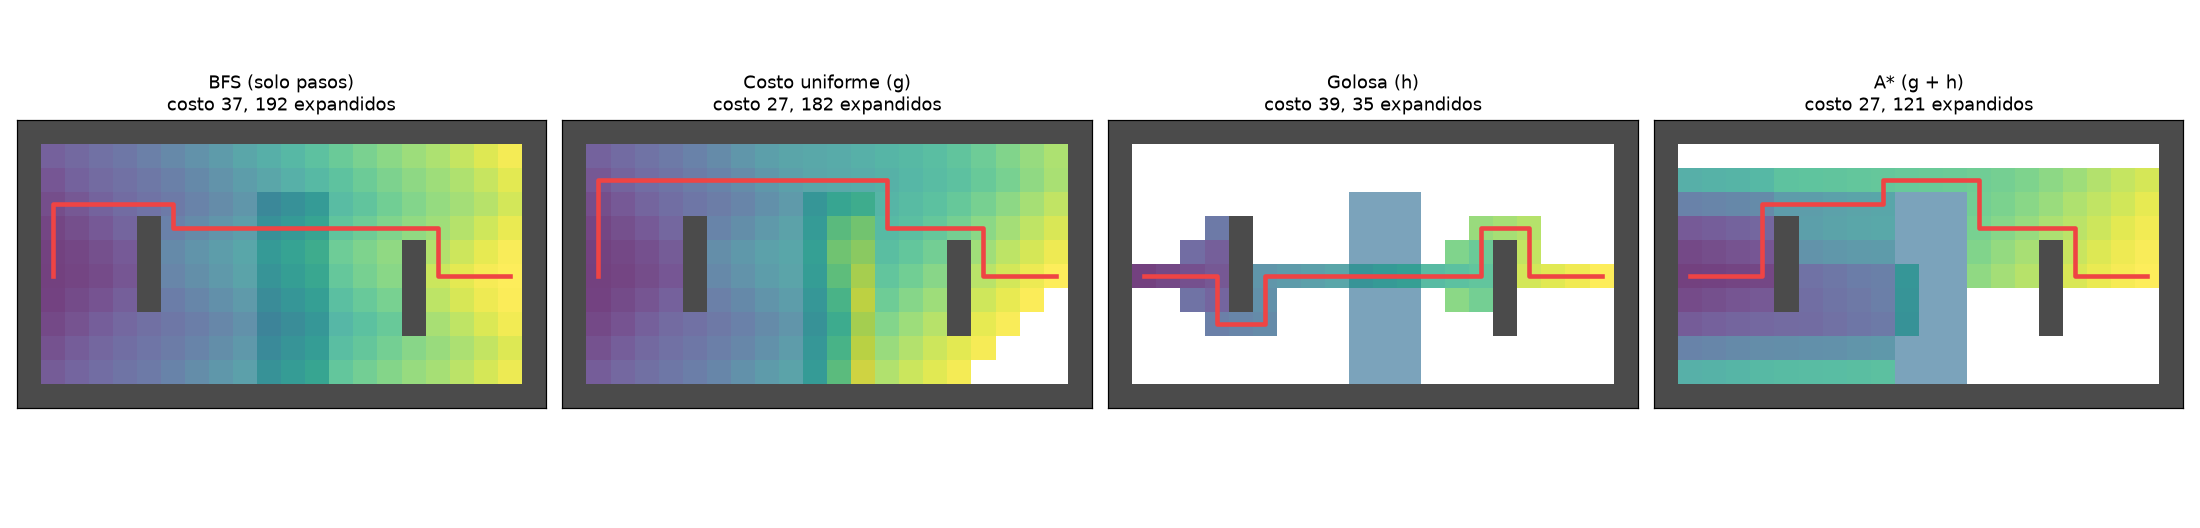

Python code for this plot:
"""
LECCION 2.3 - BUSQUEDA A*
=========================

Objetivo: buscar de forma INFORMADA. BFS (leccion 2.2) explora a ciegas,
en todas las direcciones por igual, y solo cuenta pasos. Aqui:
  1. Las acciones tienen COSTOS distintos: cruzar agua cuesta 5,
     caminar por tierra cuesta 1. El mejor camino es el mas barato,
     no el de menos pasos.
  2. El agente sabe donde esta la meta y usa esa informacion (una
     HEURISTICA) para explorar primero lo que parece mas prometedor.

A* ordena la frontera por  f(n) = g(n) + h(n):
  g(n) = costo real del camino desde el inicio hasta n
  h(n) = estimacion del costo que falta desde n hasta la meta
"""

import heapq

import matplotlib.pyplot as plt
import numpy as np


# ============================================================
# PARTE 1: EL MAPA CON TERRENO
# ============================================================
# '#' = pared, '.' = tierra (costo 1), '~' = agua (costo 5)

MAPA = [
    "######################",
    "#....................#",
    "#....................#",
    "#.........~~~........#",
    "#....#....~~~........#",
    "#....#....~~~...#....#",
    "#S...#....~~~...#...G#",
    "#....#....~~~...#....#",
    "#.........~~~...#....#",
    "#.........~~~........#",
    "#.........~~~........#",
    "######################",
]
COSTO_TERRENO = {".": 1, "~": 5, "S": 1, "G": 1}


def leer_mapa(mapa):
    paredes, costo = set(), {}
    for f, fila in enumerate(mapa):
        for c, celda in enumerate(fila):
            if celda == "#":
                paredes.add((f, c))
            else:
                costo[(f, c)] = COSTO_TERRENO[celda]
                if celda == "S":
                    inicio = (f, c)
                elif celda == "G":
                    meta = (f, c)
    return paredes, costo, inicio, meta


PAREDES, COSTO, INICIO, META = leer_mapa(MAPA)
MOVIMIENTOS = [(-1, 0), (1, 0), (0, -1), (0, 1)]
print(f"Mapa {len(MAPA)}x{len(MAPA[0])} | inicio {INICIO} | meta {META}")


def sucesores(estado):
    """Devuelve (vecino, costo de entrar al vecino)."""
    f, c = estado
    return [((f + df, c + dc), COSTO[(f + df, c + dc)])
            for df, dc in MOVIMIENTOS if (f + df, c + dc) not in PAREDES]


# ============================================================
# PARTE 2: LA HEURISTICA
# ============================================================
# Distancia Manhattan: cuantos pasos harian falta si no hubiera paredes
# ni agua. Nunca SOBREESTIMA el costo real (cada paso cuesta al menos 1),
# por eso se dice que es ADMISIBLE.

def manhattan(estado, meta=META):
    return abs(estado[0] - meta[0]) + abs(estado[1] - meta[1])


print(f"h(inicio) = {manhattan(INICIO)}")


# ============================================================
# PARTE 3: UNA BUSQUEDA GENERICA CON COLA DE PRIORIDAD
# ============================================================
# La frontera es un heap (monticulo): heapq.heappop siempre saca el
# elemento con MENOR prioridad. Cambiando como se calcula la prioridad
# salen tres algoritmos distintos:
#   costo uniforme (Dijkstra): prioridad = g
#   busqueda golosa (greedy):  prioridad = h
#   A*:                        prioridad = g + h
# Con un peso w sobre h (g + w*h) se obtiene "A* ponderado".

def buscar(prioridad, inicio=INICIO, meta=META):
    contador = 0                                   # desempate: el orden de llegada
    frontera = [(prioridad(0, inicio), contador, inicio)]
    g = {inicio: 0}                                # mejor costo conocido hasta cada estado
    padre = {inicio: None}
    expandidos = []
    cerrados = set()
    while frontera:
        _, _, estado = heapq.heappop(frontera)
        if estado in cerrados:                     # ya expandido con un costo menor
            continue
        cerrados.add(estado)
        expandidos.append(estado)
        if estado == meta:
            break
        for vecino, costo_paso in sucesores(estado):
            g_nuevo = g[estado] + costo_paso
            if vecino not in g or g_nuevo < g[vecino]:     # camino nuevo o mas barato
                g[vecino] = g_nuevo
                padre[vecino] = estado
                contador += 1
                heapq.heappush(frontera, (prioridad(g_nuevo, vecino), contador, vecino))
    camino = []
    estado = meta
    while estado is not None:
        camino.append(estado)
        estado = padre.get(estado)
    return camino[::-1], g.get(meta), expandidos


def bfs(inicio=INICIO, meta=META):
    """BFS de la leccion 2.2: ignora los costos (minimiza pasos)."""
    from collections import deque
    frontera, padre, expandidos = deque([inicio]), {inicio: None}, []
    while frontera:
        estado = frontera.popleft()
        expandidos.append(estado)
        if estado == meta:
            break
        for vecino, _ in sucesores(estado):
            if vecino not in padre:
                padre[vecino] = estado
                frontera.append(vecino)
    camino, estado = [], meta
    while estado is not None:
        camino.append(estado)
        estado = padre[estado]
    camino = camino[::-1]
    return camino, sum(COSTO[e] for e in camino[1:]), expandidos


ALGORITMOS = {
    "BFS (solo pasos)": bfs,
    "Costo uniforme (g)": lambda: buscar(lambda g, n: g),
    "Golosa (h)": lambda: buscar(lambda g, n: manhattan(n)),
    "A* (g + h)": lambda: buscar(lambda g, n: g + manhattan(n)),
}

print("\n--- Comparacion ---")
resultados = {}
for nombre, algoritmo in ALGORITMOS.items():
    camino, costo, expandidos = algoritmo()
    resultados[nombre] = (camino, costo, expandidos)
    agua = sum(1 for e in camino if COSTO[e] == 5)
    print(f"{nombre:20s} | costo={costo:3d} | pasos={len(camino) - 1:3d} | "
          f"celdas de agua={agua} | expandidos={len(expandidos):3d}")


# ============================================================
# PARTE 4: HEURISTICA PONDERADA (experimento)
# ============================================================
# Multiplicar h por w > 1 la hace INADMISIBLE: puede sobreestimar.
# A* se vuelve mas "apurado": expande menos, pero ya no garantiza
# el camino mas barato.

print("\n--- A* ponderado: prioridad = g + w*h ---")
for w in [1, 1.5, 2, 5]:
    camino, costo, expandidos = buscar(lambda g, n, w=w: g + w * manhattan(n))
    print(f"w={w:<4} | costo={costo:3d} | expandidos={len(expandidos):3d}")


# ============================================================
# PARTE 5: VISUALIZACION
# ============================================================

fig, ejes = plt.subplots(1, 4, figsize=(20, 4.8))
base = np.array([[0.0 if ch == "#" else (0.35 if ch == "~" else 1.0) for ch in fila] for fila in MAPA])

for ax, (nombre, (camino, costo, expandidos)) in zip(ejes, resultados.items()):
    ax.imshow(base, cmap="Greys_r", vmin=-0.3, vmax=1.0)
    agua = np.array([[1.0 if ch == "~" else np.nan for ch in fila] for fila in MAPA])
    ax.imshow(agua, cmap="Blues", vmin=0, vmax=2, alpha=0.6)
    exp = np.full(base.shape, np.nan)
    for i, e in enumerate(expandidos):
        exp[e] = i
    ax.imshow(exp, cmap="viridis", alpha=0.75)
    ax.plot([c for _, c in camino], [f for f, _ in camino], color="#EF4444", linewidth=3)
    ax.set_title(f"{nombre}\ncosto {costo}, {len(expandidos)} expandidos")
    ax.set_xticks([])
    ax.set_yticks([])

plt.tight_layout()
plt.savefig("09_agent_search_astar.png", dpi=110)
print("\nGrafico guardado en: 09_agent_search_astar.png")
print("Abriendo ventana con el grafico... (cerrala para que el script termine)")
plt.show()


# ============================================================
# CONCEPTOS CLAVE
# ============================================================
print("""
CONCEPTOS CLAVE DE ESTA LECCION:
1. Con costos distintos, el camino mas corto en pasos no es el mas barato:
   BFS deja de ser optimo
2. Costo uniforme (Dijkstra) expande por menor g: optimo, pero ciego
3. Una heuristica h estima el costo restante. Manhattan es admisible:
   nunca sobreestima
4. A* expande por menor f = g + h: optimo si h es admisible, y explora
   menos que costo uniforme porque se orienta hacia la meta
5. La busqueda golosa (solo h) es rapida pero puede elegir caminos caros

EXPERIMENTOS SUGERIDOS:
- Cambia el costo del agua a 1: que algoritmos coinciden ahora?
- Cambia el costo del agua a 50: cambia el camino de A*?
- Usa h = 0 en A*: con que algoritmo coincide?
""")
